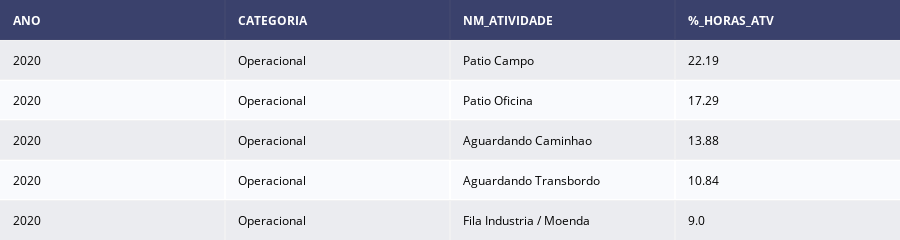

The notebook cell saved with this chart:
### Code cell
import plotly.figure_factory as ff


dt_oper_final_20 = dt_oper_final.query("ANO == 2020")
dt_oper_final_20 = dt_oper_final_20[['ANO', 'CATEGORIA', 'NM_ATIVIDADE', '%_HORAS_ATV']]
dt_oper_final_20['%_HORAS_ATV'] = round(dt_oper_final_20['%_HORAS_ATV'],2)

dt_oper_final_20 = dt_oper_final_20.head(5)

fig =  ff.create_table(dt_oper_final_20, height_constant=20)
print('')
print(' % DE HORAS PARADAS OPERACIONAIS POR ANO E ATIVIDADE')
print('')
fig.show()
print('Obs.: Esta análise considera como 100% apenas o total de horas das atividades operacionais da safra 2020.')
print('')

### Figure 1 — Plotly figure (JSON) as saved in the notebook; plotly's stock layout.template omitted (floating-point values rounded to 4 significant figures)
{"data": [{"colorscale": [[0, "#00083e"], [0.5, "#ededee"], [1, "#ffffff"]], "hoverinfo": "none", "opacity": 0.75, "showscale": false, "type": "heatmap", "z": [[0, 0, 0, 0], [0.5, 0.5, 0.5, 0.5], [1, 1, 1, 1], [0.5, 0.5, 0.5, 0.5], [1, 1, 1, 1], [0.5, 0.5, 0.5, 0.5]]}], "layout": {"annotations": [{"align": "left", "font": {"color": "#ffffff"}, "showarrow": false, "text": "<b>ANO</b>", "x": -0.45, "xanchor": "left", "xref": "x", "y": 0, "yref": "y"}, {"align": "left", "font": {"color": "#ffffff"}, "showarrow": false, "text": "<b>CATEGORIA</b>", "x": 0.55, "xanchor": "left", "xref": "x", "y": 0, "yref": "y"}, {"align": "left", "font": {"color": "#ffffff"}, "showarrow": false, "text": "<b>NM_ATIVIDADE</b>", "x": 1.55, "xanchor": "left", "xref": "x", "y": 0, "yref": "y"}, {"align": "left", "font": {"color": "#ffffff"}, "showarrow": false, "text": "<b>%_HORAS_ATV</b>", "x": 2.55, "xanchor": "left", "xref": "x", "y": 0, "yref": "y"}, {"align": "left", "font": {"color": "#000000"}, "showarrow": false, "text": "2020", "x": -0.45, "xanchor": "left", "xref": "x", "y": 1, "yref": "y"}, {"align": "left", "font": {"color": "#000000"}, "showarrow": false, "text": "Operacional", "x": 0.55, "xanchor": "left", "xref": "x", "y": 1, "yref": "y"}, {"align": "left", "font": {"color": "#000000"}, "showarrow": false, "text": "Patio Campo", "x": 1.55, "xanchor": "left", "xref": "x", "y": 1, "yref": "y"}, {"align": "left", "font": {"color": "#000000"}, "showarrow": false, "text": "22.19", "x": 2.55, "xanchor": "left", "xref": "x", "y": 1, "yref": "y"}, {"align": "left", "font": {"color": "#000000"}, "showarrow": false, "text": "2020", "x": -0.45, "xanchor": "left", "xref": "x", "y": 2, "yref": "y"}, {"align": "left", "font": {"color": "#000000"}, "showarrow": false, "text": "Operacional", "x": 0.55, "xanchor": "left", "xref": "x", "y": 2, "yref": "y"}, {"align": "left", "font": {"color": "#000000"}, "showarrow": false, "text": "Patio Oficina", "x": 1.55, "xanchor": "left", "xref": "x", "y": 2, "yref": "y"}, {"align": "left", "font": {"color": "#000000"}, "showarrow": false, "text": "17.29", "x": 2.55, "xanchor": "left", "xref": "x", "y": 2, "yref": "y"}, {"align": "left", "font": {"color": "#000000"}, "showarrow": false, "text": "2020", "x": -0.45, "xanchor": "left", "xref": "x", "y": 3, "yref": "y"}, {"align": "left", "font": {"color": "#000000"}, "showarrow": false, "text": "Operacional", "x": 0.55, "xanchor": "left", "xref": "x", "y": 3, "yref": "y"}, {"align": "left", "font": {"color": "#000000"}, "showarrow": false, "text": "Aguardando Caminhao", "x": 1.55, "xanchor": "left", "xref": "x", "y": 3, "yref": "y"}, {"align": "left", "font": {"color": "#000000"}, "showarrow": false, "text": "13.88", "x": 2.55, "xanchor": "left", "xref": "x", "y": 3, "yref": "y"}, {"align": "left", "font": {"color": "#000000"}, "showarrow": false, "text": "2020", "x": -0.45, "xanchor": "left", "xref": "x", "y": 4, "yref": "y"}, {"align": "left", "font": {"color": "#000000"}, "showarrow": false, "text": "Operacional", "x": 0.55, "xanchor": "left", "xref": "x", "y": 4, "yref": "y"}, {"align": "left", "font": {"color": "#000000"}, "showarrow": false, "text": "Aguardando Transbordo", "x": 1.55, "xanchor": "left", "xref": "x", "y": 4, "yref": "y"}, {"align": "left", "font": {"color": "#000000"}, "showarrow": false, "text": "10.84", "x": 2.55, "xanchor": "left", "xref": "x", "y": 4, "yref": "y"}, {"align": "left", "font": {"color": "#000000"}, "showarrow": false, "text": "2020", "x": -0.45, "xanchor": "left", "xref": "x", "y": 5, "yref": "y"}, {"align": "left", "font": {"color": "#000000"}, "showarrow": false, "text": "Operacional", "x": 0.55, "xanchor": "left", "xref": "x", "y": 5, "yref": "y"}, {"align": "left", "font": {"color": "#000000"}, "showarrow": false, "text": "Fila Industria / Moenda", "x": 1.55, "xanchor": "left", "xref": "x", "y": 5, "yref": "y"}, {"align": "left", "font": {"color": "#000000"}, "showarrow": false, "text": "9.0", "x": 2.55, "xanchor": "left", "xref": "x", "y": 5, "yref": "y"}], "height": 170, "margin": {"b": 0, "l": 0, "r": 0, "t": 0}, "xaxis": {"dtick": 1, "gridwidth": 2, "showticklabels": false, "tick0": -0.5, "ticks": "", "zeroline": false}, "yaxis": {"autorange": "reversed", "dtick": 1, "gridwidth": 2, "showticklabels": false, "tick0": 0.5, "ticks": "", "zeroline": false}}}
